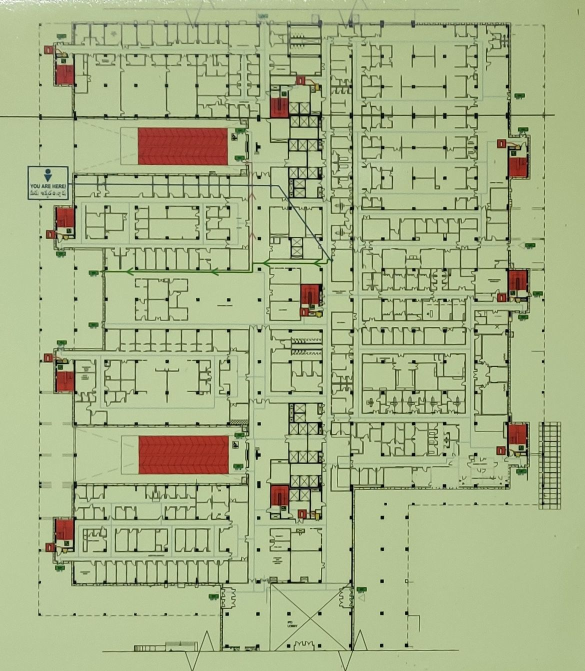
#> input picture assets/plans/ipd-g.jpg, 1170 x 1342 px, found by its file name (shown at 1/2 size)
$ python detect_rooms.py
#> lines starting #> are read from the running program, lines starting #| are printed output that depends on the picture; after the words box and inside, x2 and y2 are one past the last pixel; in counts of white or black regions, pixels touching at a corner belong together
"""Find the rectangular rooms on each floor plan so they do not have to be
drawn by hand.

The trick is not to look for rectangles directly — printed plans are full of
near-rectangles that are not rooms (furniture, hatching, the site outline).
Instead we look at the *space between the walls*: thicken the ink until the
door gaps close, then every enclosed pocket of background is a room interior.
Filtering those pockets by size and how well they fill their bounding box
throws away the corridors, the text, and the noise.

Output is written to js/detected.js as normalised boxes the app can drop
straight onto the map.

Run:  python tools/detect_rooms.py [--debug]
"""
import json
import sys

import cv2
import numpy as np

# opd-f3 shares opd-f2's photograph, so it is listed with the same plan and
# comes out with the same rectangles; the app still needs it under its own key.
PLANS = [
    ("ipd-g", "assets/plans/ipd-g.jpg"),
    ("opd-g", "assets/plans/opd-g.jpg"),
    ("opd-f1", "assets/plans/opd-f1.jpg"),
    ("opd-f2", "assets/plans/opd-f2.jpg"),
    ("opd-f3", "assets/plans/opd-f3.jpg"),
    ("opd-f4", "assets/plans/opd-f4.jpg"),
]

# Wall thickening, in pixels, applied to close the gaps doors leave in walls.
# Too small and rooms bleed into the corridor; too large and small rooms vanish.
SEAL = 3

# Room size limits as a fraction of the whole plan's area.
MIN_AREA_FRAC = 0.00035
MAX_AREA_FRAC = 0.035

MIN_SIDE_FRAC = 0.016   # of image width, keeps out label-sized specks
MIN_FILL = 0.62         # pocket area / bounding-box area: how rectangular it is
MAX_ASPECT = 6.0
MAX_RED = 0.25          # share of a box that may be red before it is discarded
MAX_OVERLAP = 0.45      # IoU above which two boxes are treated as duplicates


def red_mask(bgr):
    """Staircases and lift cores are printed solid red on these boards. They are
    not rooms, and their internal steps otherwise read as a row of tiny ones."""
    b, g, r = (bgr[..., i].astype(np.int16) for i in range(3))
    m = ((r > g + 40) & (r > b + 40) & (r > 90)).astype(np.uint8) * 255
    return cv2.dilate(m, np.ones((7, 7), np.uint8))


def dedupe(boxes):
    """Drop near-duplicate detections, keeping the larger of any overlapping
    pair. Genuinely nested rooms overlap far less than this and survive."""
    boxes = sorted(boxes, key=lambda b: b[2] * b[3], reverse=True)
    kept = []
    for box in boxes:
        x, y, w, h = box
        clash = False
        for kx, ky, kw, kh in kept:
            ix = max(0, min(x + w, kx + kw) - max(x, kx))
            iy = max(0, min(y + h, ky + kh) - max(y, ky))
            inter = ix * iy
            if not inter:
                continue
            if inter / float(w * h + kw * kh - inter) > MAX_OVERLAP:
                clash = True
                break
        if not clash:
            kept.append(box)
    return kept


def ink_mask(gray):
    """Dark line-work, found relative to the local background so the glare on
    the photographed signboards does not wash whole regions out."""
    return cv2.adaptiveThreshold(
        gray, 255, cv2.ADAPTIVE_THRESH_MEAN_C, cv2.THRESH_BINARY_INV,
        blockSize=31, C=10)


def detect(path):
    bgr = cv2.imread(path)
    if bgr is None:
        raise SystemExit("could not read " + path)
    gray = cv2.cvtColor(bgr, cv2.COLOR_BGR2GRAY)
    red = red_mask(bgr)
    h, w = gray.shape
    area_px = float(h * w)

    ink = ink_mask(gray)
    k = np.ones((SEAL * 2 + 1, SEAL * 2 + 1), np.uint8)
    walls = cv2.dilate(ink, k)
    interior = cv2.bitwise_not(walls)

    count, _, stats, _ = cv2.connectedComponentsWithStats(interior, 8)

    boxes = []
    for i in range(1, count):
        x, y, bw, bh, a = stats[i]
        if a / area_px < MIN_AREA_FRAC or a / area_px > MAX_AREA_FRAC:
            continue
        if bw < MIN_SIDE_FRAC * w or bh < MIN_SIDE_FRAC * w:
            continue
        if a / float(bw * bh) < MIN_FILL:
            continue
        ratio = bw / float(bh)
        if ratio > MAX_ASPECT or ratio < 1.0 / MAX_ASPECT:
            continue
        # Anything hard against the edge is the outside, not a room.
        if x <= 1 or y <= 1 or x + bw >= w - 1 or y + bh >= h - 1:
            continue
        if red[y:y + bh, x:x + bw].mean() / 255.0 > MAX_RED:
            continue
        # Give back the pixels the wall-thickening ate.
        boxes.append((x - SEAL, y - SEAL, bw + SEAL * 2, bh + SEAL * 2))

    return dedupe(boxes), (w, h), ink


def to_normalised(boxes, size):
    """The app stores coordinates as fractions of the image WIDTH, with the
    box centred on the node."""
    w, h = size
    out = []
    for x, y, bw, bh in boxes:
        out.append({
            "x": round((x + bw / 2) / w, 4),
            "y": round((y + bh / 2) / w, 4),
            "w": round(bw / w, 4),
            "h": round(bh / w, 4),
        })
    out.sort(key=lambda b: (b["y"], b["x"]))   # reading order, top to bottom
    return out


def debug_image(path, boxes, out_path):
    img = cv2.imread(path)
    for x, y, bw, bh in boxes:
        cv2.rectangle(img, (x, y), (x + bw, y + bh), (0, 90, 255), 2)
    cv2.imwrite(out_path, img)


def main():
    debug = "--debug" in sys.argv
    debug_dir = sys.argv[sys.argv.index("--debug") + 1] if debug and len(sys.argv) > sys.argv.index("--debug") + 1 else "."

    result = {}
    for floor_id, path in PLANS:
        boxes, size, _ = detect(path)
#> in detect, bgr is the input picture: shape (1342, 1170, 3); mean B, G, R 136.8, 180.1, 168.7
#> in detect, `gray = cv2.cvtColor(bgr, cv2.COLOR_BGR2GRAY)`:
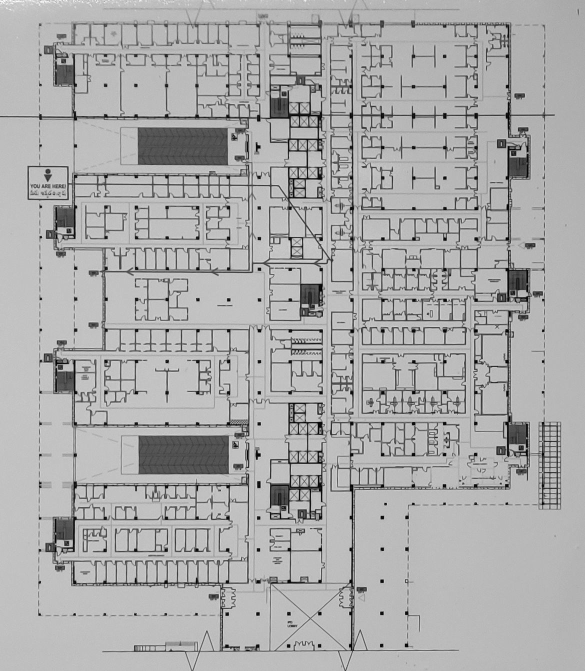
#> gray: shape (1342, 1170) (shown at 1/2 size); min 0, max 254, mean 171.8
#> in red_mask, `b, g, r = (bgr[..., i].astype(np.int16) for i in range(3))`:
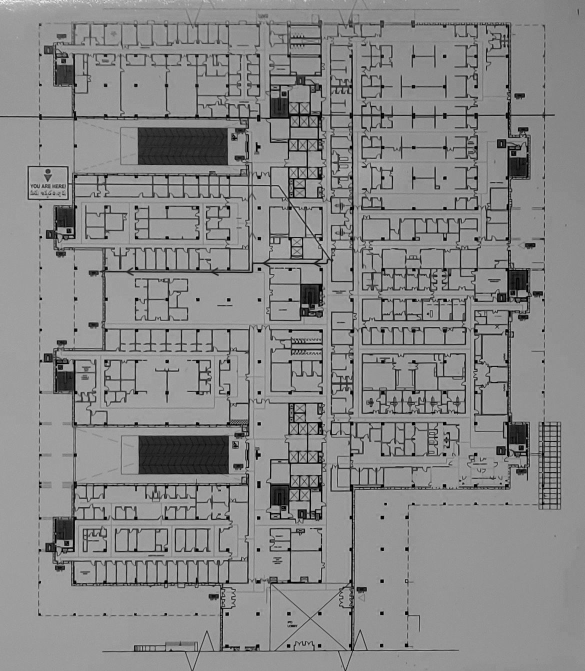
#> b: shape (1342, 1170) int16 (shown at 1/2 size); min 0, max 248, mean 136.8
#> in red_mask, `b, g, r = (bgr[..., i].astype(np.int16) for i in range(3))`:
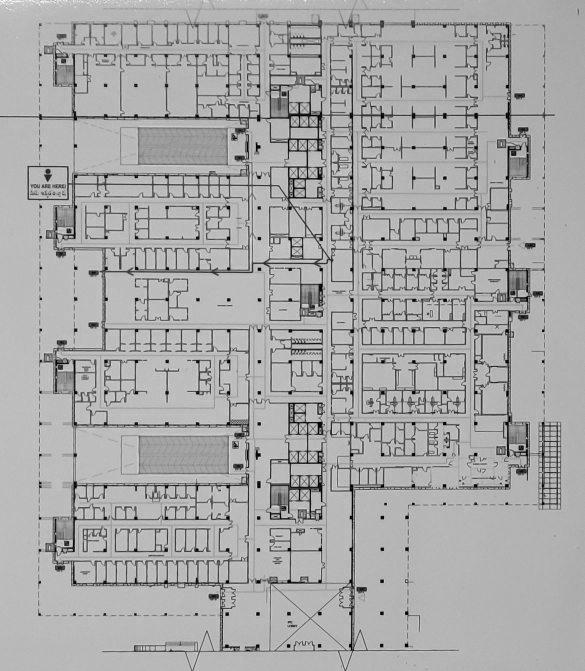
#> r: shape (1342, 1170) int16 (shown at 1/2 size); min 0, max 254, mean 168.7
#> in red_mask, `m = ((r > g + 40) & (r > b + 40) & (r > 90)).astype(np.uint8) * 255`:
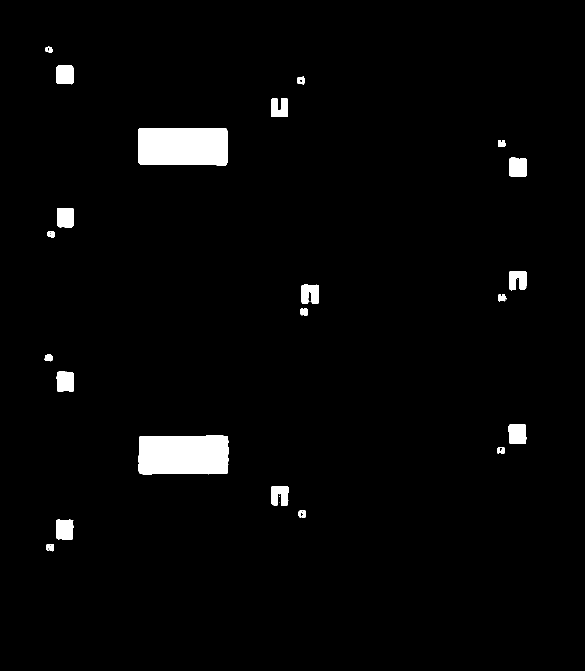
#> m: shape (1342, 1170) (shown at 1/2 size); 2.6% white; 29 white regions (7 under 20 px), largest, box (x1, y1, x2, y2) and area: (277, 871, 457, 949) 13613, (276, 256, 455, 331) 13217, (1017, 849, 1053, 888) 1314
#> in red_mask, `return cv2.dilate(m, np.ones((7, 7), np.uint8))`:
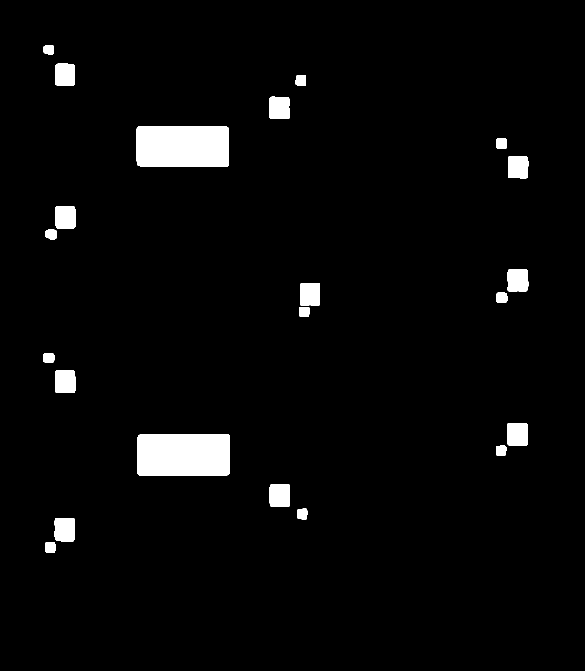
#> returned value: shape (1342, 1170) (shown at 1/2 size); 3.3% white; 22 white regions, largest, box (x1, y1, x2, y2) and area: (274, 868, 460, 952) 15231, (273, 253, 458, 334) 14783, (109, 1036, 150, 1083) 1832
#> in ink_mask, `return cv2.adaptiveThreshold( gray, 255, cv2.ADAPTIVE_THRESH_MEAN_C, c..`:
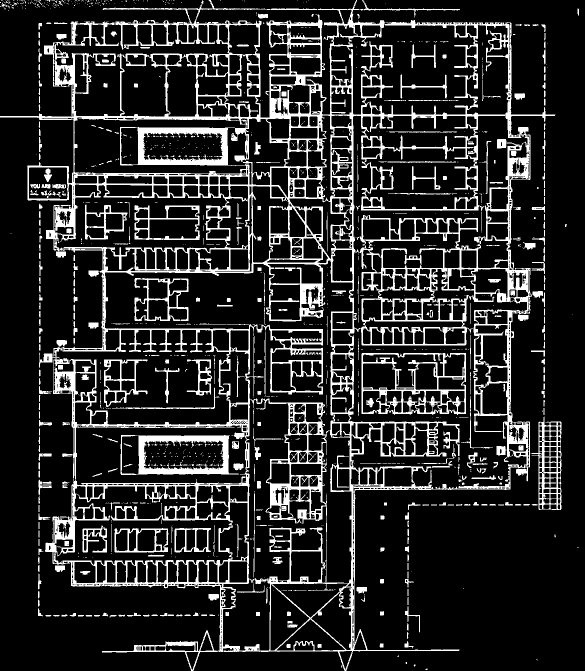
#> returned value: shape (1342, 1170) (shown at 1/2 size); 15.8% white; 1186 white regions (786 under 20 px), largest, box (x1, y1, x2, y2) and area: (0, 0, 1111, 1342) 179519, (501, 797, 658, 1164) 8449, (723, 706, 932, 830) 6936
#> in detect, `walls = cv2.dilate(ink, k)`:
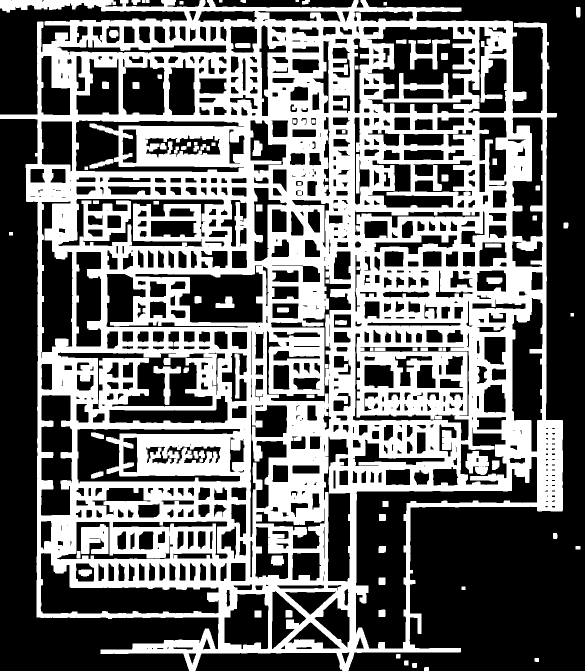
#> walls: shape (1342, 1170) (shown at 1/2 size); 42.5% white; 89 white regions, largest, box (x1, y1, x2, y2) and area: (0, 0, 1126, 1342) 648603, (162, 1048, 217, 1108) 2617, (817, 79, 900, 139) 1686
#> in detect, `count, _, stats, _ = cv2.connectedComponentsWithStats(interior, 8)`: count = 721; stats = 721 rows, first 6: [0, 0, 1161, 1342, 667837], [22, 0, 1, 1, 1], [85, 0, 3, 4, 6], [211, 0, 34, 13, 208], [252, 0, 76, 14, 701], [335, 0, 66, 14, 621]
#> the loop in detect, `for i in range(1, count):` made 720 passes
#> after the loop in detect, `for i in range(1, count):`: boxes = 95 items, first 6: (393, 19, 124, 28), (705, 20, 124, 27), (210, 49, 32, 40), (245, 50, 27, 39), (275, 50, 28, 39), (306, 50, 27, 39)
#> in dedupe, `boxes = sorted(boxes, key=lambda b: b[2] * b[3], reverse=True)`: boxes = 95 items, first 6: (80, 400, 68, 319), (1021, 593, 67, 313), (79, 787, 68, 247), (1022, 232, 66, 254), (149, 501, 56, 195), (446, 1185, 94, 116)
#> the loop in dedupe, `for box in boxes:` made 95 passes
#> (x, y, w, h) on passes 1 to 12: (80, 400, 68, 319), (1021, 593, 67, 313), (79, 787, 68, 247), (1022, 232, 66, 254), (149, 501, 56, 195), (446, 1185, 94, 116), (150, 114, 91, 118), (243, 115, 89, 118), (956, 232, 60, 132), (80, 109, 63, 124), (80, 240, 67, 106), (334, 115, 59, 118)
        result[floor_id] = to_normalised(boxes, size)
#> the loop in to_normalised, `for x, y, bw, bh in boxes:` made 95 passes
        print("%-8s %3d rooms found  (%dx%d)" % (floor_id, len(boxes), size[0], size[1]))
#| ipd-g     95 rooms found  (1170x1342)
        if debug:
            debug_image(path, boxes, "%s/%s_rooms.png" % (debug_dir, floor_id))
#> pass 2 of the loop in main, `for floor_id, path in PLANS:`:
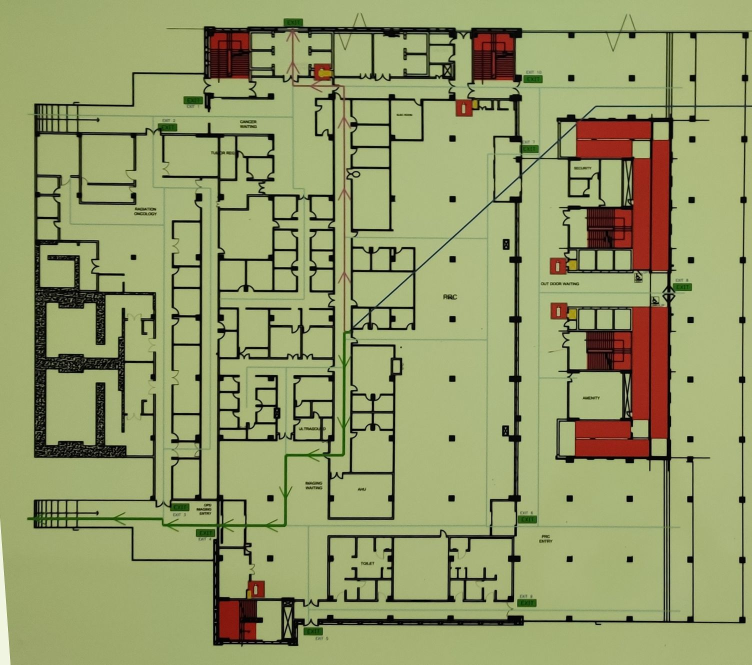
#> input picture assets/plans/opd-g.jpg, 1504 x 1329 px, found by its file name (shown at 1/2 size)
#> in detect, bgr is the input picture: shape (1329, 1504, 3); mean B, G, R 105.7, 155.3, 148.9
#> gray: shape (1329, 1504)
#> b: shape (1329, 1504) int16
#> g: shape (1329, 1504) int16
#> r: shape (1329, 1504) int16
#> in red_mask (call 2), `m = ((r > g + 40) & (r > b + 40) & (r > 90)).astype(np.uint8) * 255`:
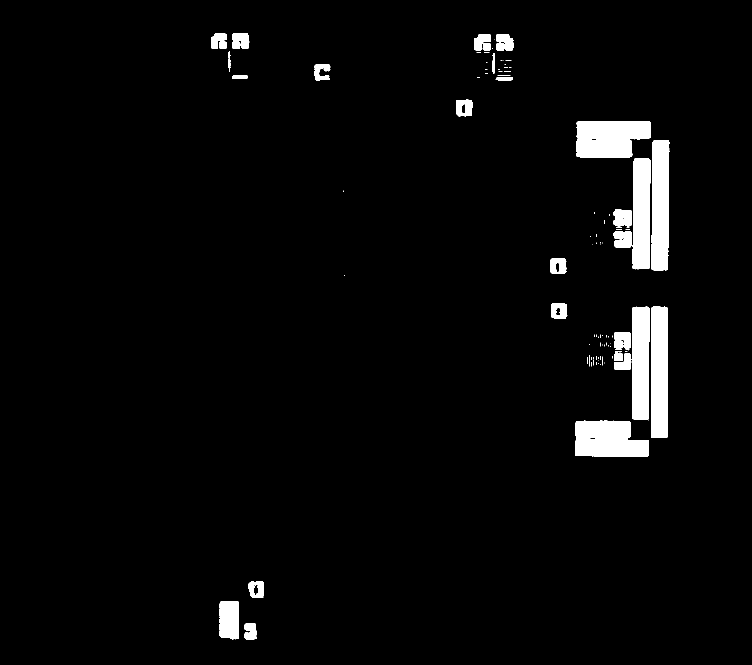
#> m: shape (1329, 1504) (shown at 1/2 size); 3.4% white; 111 white regions (76 under 20 px), largest, box (x1, y1, x2, y2) and area: (1152, 242, 1302, 316) 9218, (1150, 841, 1298, 913) 8836, (1302, 613, 1336, 876) 8673
#> in detect (call 2), `walls = cv2.dilate(ink, k)`:
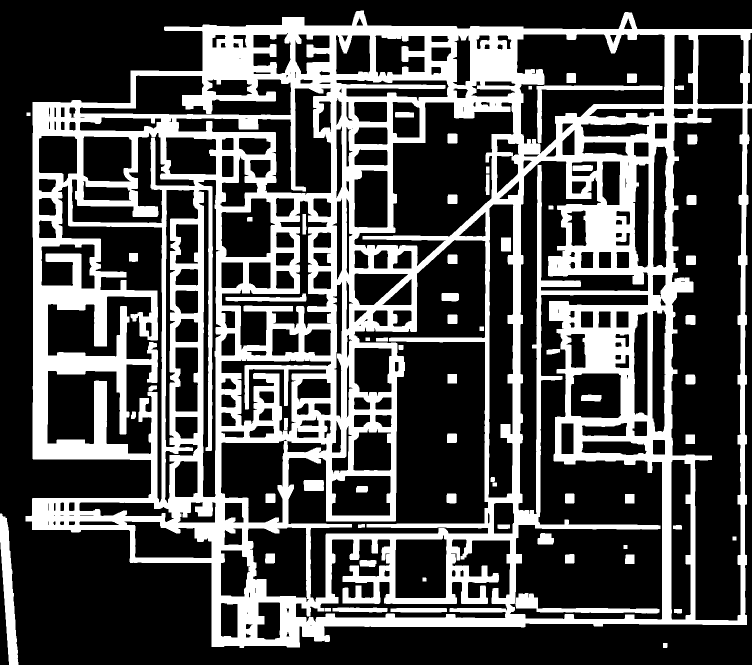
#> walls: shape (1329, 1504) (shown at 1/2 size); 30.7% white; 64 white regions, largest, box (x1, y1, x2, y2) and area: (51, 21, 1504, 1296) 586046, (0, 1027, 37, 1329) 5480, (1073, 171, 1325, 286) 3183
#> the loop in dedupe (call 2), `for box in boxes:` made 75 passes
#> box on passes 1 to 8: (439, 876, 138, 173), (493, 1052, 127, 155), (788, 1067, 108, 132), (246, 1040, 180, 79), (1392, 67, 98, 144), (440, 394, 113, 123), (80, 486, 112, 94), (661, 949, 123, 85)
#> the loop in to_normalised (call 2), `for x, y, bw, bh in boxes:` made 75 passes
#| opd-g     75 rooms found  (1504x1329)
#> pass 3 of the loop in main, `for floor_id, path in PLANS:`:
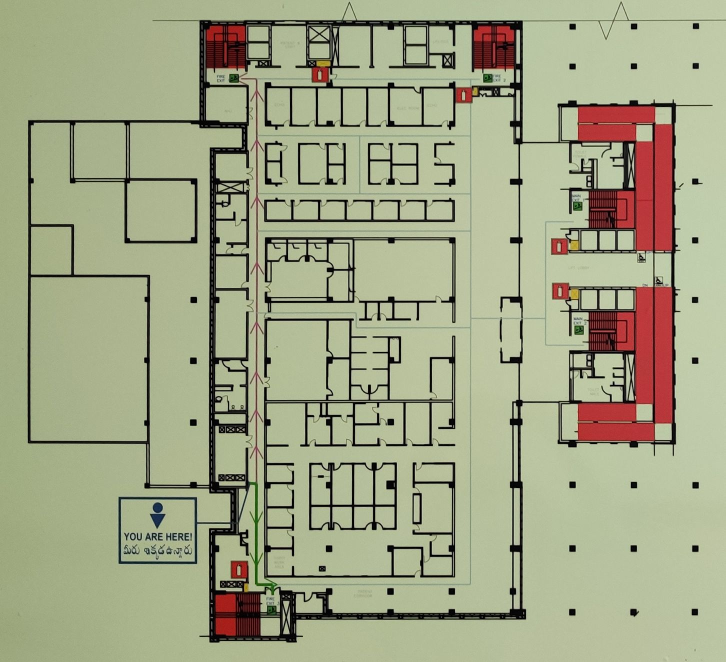
#> input picture assets/plans/opd-f1.jpg, 1451 x 1324 px, found by its file name (shown at 1/2 size)
#> in detect, bgr is the input picture: shape (1324, 1451, 3); mean B, G, R 133.9, 164.8, 161.7
#> gray: shape (1324, 1451)
#> b: shape (1324, 1451) int16
#> g: shape (1324, 1451) int16
#> r: shape (1324, 1451) int16
#> in red_mask (call 3), `m = ((r > g + 40) & (r > b + 40) & (r > 90)).astype(np.uint8) * 255`:
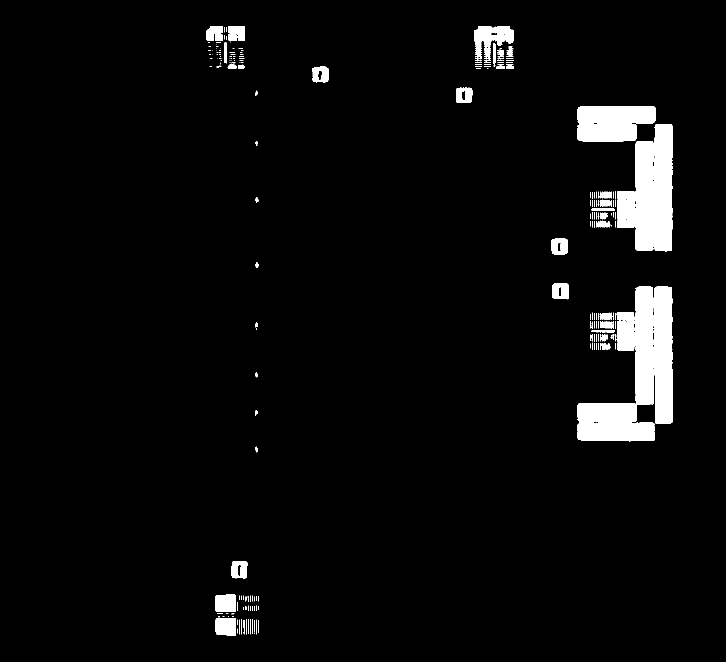
#> m: shape (1324, 1451) (shown at 1/2 size); 4% white; 287 white regions (101 under 20 px), largest, box (x1, y1, x2, y2) and area: (1155, 573, 1310, 883) 18613, (1309, 573, 1345, 848) 9651, (1155, 213, 1312, 283) 9421
#> in detect (call 3), `walls = cv2.dilate(ink, k)`:
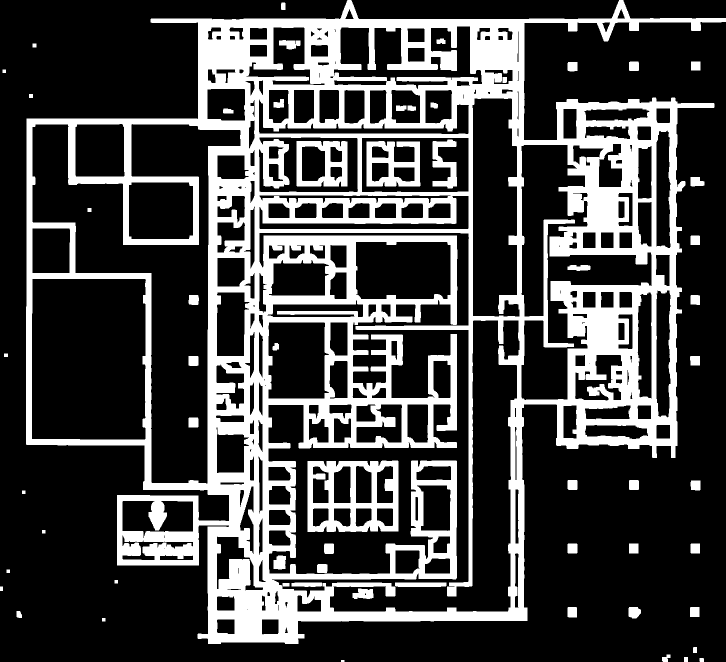
#> walls: shape (1324, 1451) (shown at 1/2 size); 26.6% white; 58 white regions, largest, box (x1, y1, x2, y2) and area: (52, 0, 1451, 1288) 469134, (615, 921, 797, 1064) 13730, (733, 282, 841, 373) 5617
#| opd-f1    74 rooms found  (1451x1324)
#> the loop made 6 passes; the first 3 are shown

    body = json.dumps(result, indent=1, separators=(",", ": "))
    with open("js/detected.js", "w", encoding="utf-8") as f:
        f.write("/* Rectangles found automatically by tools/detect_rooms.py.\n"
                "   These are CANDIDATES, not data: some are real rooms, some are\n"
                "   cupboards or toilets, and some are wrong. Survey mode drops them on\n"
                "   the map for you to name, resize or delete. Regenerate with:\n"
                "       python tools/detect_rooms.py\n"
                "*/\n"
                "var DETECTED_ROOMS = " + body + ";\n")
    print("wrote js/detected.js")


if __name__ == "__main__":
    main()
